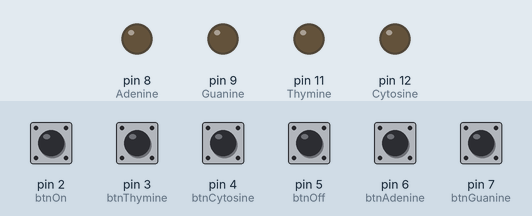
This sketch was run on a simulated Arduino Uno, built with avr-gcc and run on an emulated ATmega328P. Shown: output pins drawn as LEDs (lit = HIGH). The test bench sets the inputs (shaded band); at power-on: pin 2 (btnOn), pin 3 (btnThymine), pin 4 (btnCytosine), pin 5 (btnOff), pin 6 (btnAdenine), pin 7 (btnGuanine) LOW.

Above: at 1.2 s.
1.3 s: pin 2 (btnOn) pulled HIGH for 0.15 s
At 1.4 s:
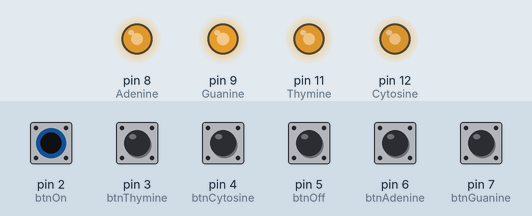
3.0 s: pin 3 (btnThymine) pulled HIGH for 0.15 s
At 3.07 s:
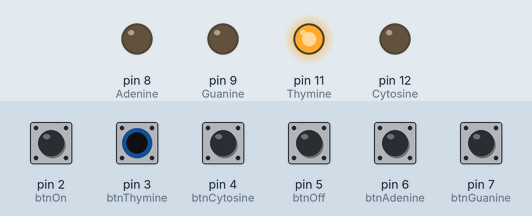
4.6 s: pin 4 (btnCytosine) pulled HIGH for 0.15 s
At 4.67 s:
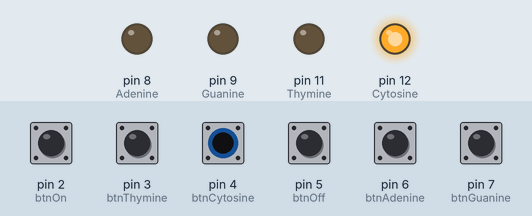
6.2 s: pin 6 (btnAdenine) pulled HIGH for 0.15 s
At 6.27 s:
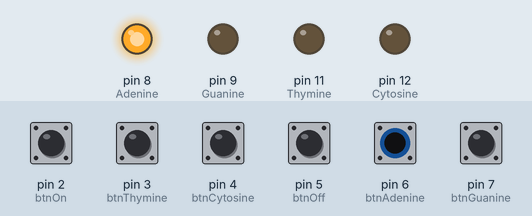
7.8 s: pin 7 (btnGuanine) pulled HIGH for 0.15 s
At 7.87 s:
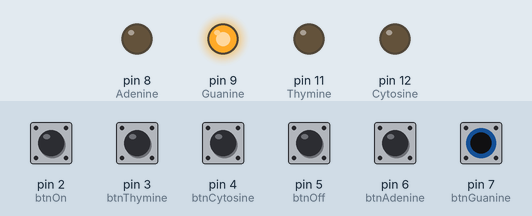
9.4 s: pin 2 (btnOn) pulled HIGH for 1 s
At 11.3 s:
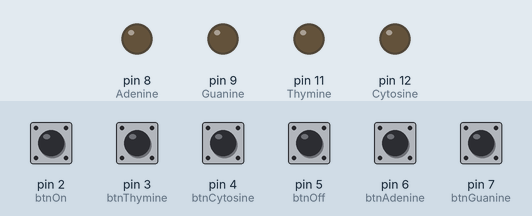
Timing chart, 0 to 12.8 s (numbered marks = the images above; inputs shaded):
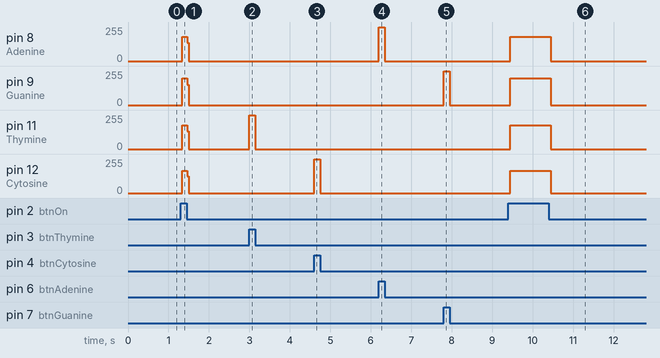

Measured:
- after the input at 1.3 s, pin 8 (Adenine): 0/255 → 183/255 at once, → 0/255 0.12 s later; pin 9 (Guanine): 0/255 → 202/255 at once, → 0/255 0.12 s later; pin 11 (Thymine): 0/255 → 180/255 at once, → 0/255 0.12 s later; pin 12 (Cytosine): 0/255 → 167/255 at once, → 0/255 0.12 s later
- after the input at 3.0 s, pin 11 (Thymine): 0/255 → 255/255 at once, → 0/255 0.15 s later
- after the input at 4.6 s, pin 12 (Cytosine): 0/255 → 255/255 at once, → 0/255 0.15 s later
- after the input at 6.2 s, pin 8 (Adenine): 0/255 → 255/255 at once, → 0/255 0.15 s later
- after the input at 7.8 s, pin 9 (Guanine): 0/255 → 255/255 at once, → 0/255 0.15 s later
- after the input at 9.4 s, pin 8 (Adenine): 0/255 → 183/255 at once, → 0/255 1.0 s later; pin 9 (Guanine): 0/255 → 202/255 at once, → 0/255 1.0 s later; pin 11 (Thymine): 0/255 → 180/255 at once, → 0/255 1.0 s later; pin 12 (Cytosine): 0/255 → 167/255 at once, → 0/255 1.0 s later

The sketch:

dna_model.ino
```cpp
const int Thymine = 11;

const int Guanine = 9;

const int Cytosine = 12;

const int Adenine = 8;

const int btnThymine = 3;
const int btnAdenine = 6;
const int btnCytosine = 4;
const int btnGuanine = 7;
const int btnOn = 2;
const int btnOff = 5;

// variables will change:
int btnThymineState = 0;
int btnAdenineState = 0;
int btnCytosineState = 0;
int btnGuanineState = 0;
int btnOnState = 0;
int btnOffState = 0;

void setup() {
  // initialize the LED pin as an output:
  pinMode(Adenine, OUTPUT);

  pinMode(Guanine, OUTPUT);

  pinMode(Thymine, OUTPUT);

  pinMode(Cytosine, OUTPUT);

  // initialize the pushbutton pin as an input:
  pinMode(btnThymine, INPUT);
  pinMode(btnCytosine, INPUT);
  pinMode(btnGuanine, INPUT);
  pinMode(btnAdenine, INPUT);
  pinMode(btnOn, INPUT);
  pinMode(btnOff, INPUT);
}

void loop() {
  /*digitalWrite(Thymine, HIGH);
  digitalWrite(Adenine, HIGH);
 digitalWrite(Cytosine, HIGH);
  digitalWrite(Guanine, HIGH);*/
  // read the state of the pushbutton value:
  btnThymineState = digitalRead(btnThymine);
  btnAdenineState = digitalRead(btnAdenine);
  btnCytosineState = digitalRead(btnCytosine);
  btnGuanineState = digitalRead(btnGuanine);
  btnOnState = digitalRead(btnOn);
  btnOffState = digitalRead(btnOff);

  // check if the pushbutton is pressed. If it is, the buttonState is HIGH:
  if (btnThymineState == HIGH) {
    // turn LED on:
    digitalWrite(Thymine, HIGH);

  } else {
    // turn LED off:
    digitalWrite(Thymine, LOW);

  }

  if (btnAdenineState == HIGH) {
    // turn LED on:
    digitalWrite(Adenine, HIGH);

  } else {
    // turn LED off:
    digitalWrite(Adenine, LOW);

  }

  if (btnCytosineState == HIGH) {
    // turn LED on:
    digitalWrite(Cytosine, HIGH);

  } else {
    // turn LED off:
    digitalWrite(Cytosine, LOW);

  }

  if (btnGuanineState == HIGH) {
    // turn LED on:
    digitalWrite(Guanine, HIGH);

  } else {
    // turn LED off:
    digitalWrite(Guanine, LOW);

  }

  if (btnOnState == HIGH) {
    // turn LED on:
    digitalWrite(Thymine, HIGH);

    digitalWrite(Adenine, HIGH);

    digitalWrite(Guanine, HIGH);

    digitalWrite(Cytosine, HIGH);

  }


}
```
